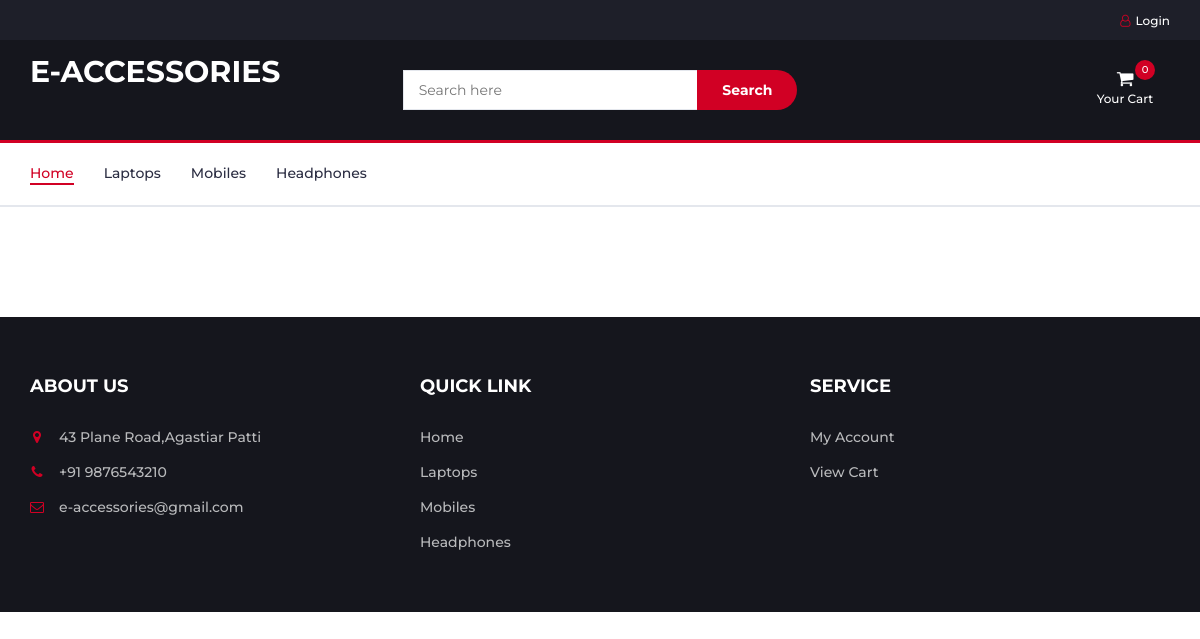
Screenshot of /products.php?category=Laptops with the database file from the repository.
### tables this page shows
CREATE TABLE `category` (
  `id` int(11) NOT NULL,
  `name` varchar(50) NOT NULL,
  `status` enum('1','0') NOT NULL,
  `is_childrens` enum('0','1') NOT NULL,
  `created_at` datetime NOT NULL,
  `updated_at` datetime NOT NULL DEFAULT current_timestamp()
);

### loader.php (called while the page is built, shortened)
<?php
require_once 'config.php';
require_once __DIR__.'/layouts/header.php';
?>

### config.php (called while the page is built, shortened)
<?php
$isUserActive=empty($_SESSION['active']) ?  $_SESSION['active']='0' : $_SESSION['active'];
?>

### functions/func-db.php (called while the page is built, shortened)
<?php
function dbQuery($query){
     global $conn;
    $result=mysqli_query($conn,$query);
    $data=array();
    if(mysqli_num_rows($result)>0){
        while($row=mysqli_fetch_object($result)){
            $data[]=$row;
        }
    }
    return $data;
}
?>

### products.php (the view, shortened to what this page needs)
<?php
include __DIR__."/loader.php";
?>
<div class="section">
   <div class="container">
      <div class="row">
         <div id="aside" class="col-md-3">
         </div>
         <div id="store" class="col-md-9">
            <div class="store-filter clearfix">
            </div>
         </div>
      </div>
   </div>
</div>
<?php
include __DIR__."/layouts/footer.php";
?>

### layouts/header.php (shortened to what this page needs)
<!DOCTYPE html>
<html lang="en">
	<head>
 		<link type="text/css" rel="stylesheet" href="assets/css/bootstrap.min.css"/>
 		<link type="text/css" rel="stylesheet" href="assets/css/slick.css"/>
 		<link type="text/css" rel="stylesheet" href="assets/css/slick-theme.css"/>
 		<link type="text/css" rel="stylesheet" href="assets/css/nouislider.min.css"/>
 		<link rel="stylesheet" href="assets/css/font-awesome.min.css">
 		<link type="text/css" rel="stylesheet" href="assets/css/style.css"/>
		<link rel="stylesheet" href="assets/css/sweetalert.css">
    </head>
	<body>
		<header>
			<div id="top-header">
				<div class="container">
					<ul class="header-links pull-right">
						<li>
							<?=$isUserActive ? '<a href="my-account.php"><i class="fa fa-user-o"></i> My Account</a>' : '<a href="login.php"><i class="fa fa-user-o"></i>Login</a>' ?>
						</li>
					</ul>
				</div>
			</div>
			<div id="header">
				<div class="container">
					<div class="row">
						<div class="col-md-3">
							<div class="header-logo">
								<a href="#" class="logo">
									<h2 style="color:#fff">E-ACCESSORIES</h2>
								</a>
							</div>
						</div>
						<div class="col-md-6 text-center">
							<div class="header-search">
								<form>
									<input class="input" id="search-product" placeholder="Search here">
									<button class="search-btn">Search</button>
								</form>
							</div>
						</div>
						<div class="col-md-3 clearfix">
							<div class="header-ctn">
								<div class="dropdown">
									<a  href="cart.php" aria-expanded="true">
										<i class="fa fa-shopping-cart"></i>
										<span>Your Cart</span>
										<div class="qty"><?=empty($_SESSION['cart']['products']) ? '0' : count($_SESSION['cart']['products'])?></div>
									</a>
								</div>
							</div>
						</div>
					</div>
				</div>
			</div>
		</header>
		<nav id="navigation">
			<div class="container">
				<div id="responsive-nav">
					<ul class="main-nav nav navbar-nav">
						<li class="active"><a href="index.php">Home</a></li>
						<?php foreach(dbQuery('SELECT * from `category` where status="1"') as $value ) {?>
						<li><a href="products.php?category=<?=$value->name?>"><?=$value->name?></a></li>
						<?php } ?>
					</ul>
				</div>
			</div>
		</nav>

### layouts/footer.php (shortened to what this page needs)
	<footer id="footer">
			<div class="section">
				<div class="container">
					<div class="row">
						<div class="col-md-4 col-xs-6">
							<div class="footer">
								<h3 class="footer-title">About Us</h3>
								<ul class="footer-links">
									<li><a href="#"><i class="fa fa-map-marker"></i>43 Plane Road,Agastiar Patti</a></li>
									<li><a href="#"><i class="fa fa-phone"></i>+91 9876543210</a></li>
									<li><a href="#"><i class="fa fa-envelope-o"></i>e-accessories@gmail.com</a></li>
								</ul>
							</div>
						</div>
						<div class="col-md-4 col-xs-6">
							<div class="footer">
								<h3 class="footer-title">QUICK LINK</h3>
								<ul class="footer-links">
									<li><a href="index.php">Home</a></li>
							<?php foreach(dbQuery('SELECT * from `category` where status="1"') as $value ) {?>
									<li><a href="products.php?category=<?=$value->name?>" target="_blank"><?=$value->name?></a></li>
							<?php } ?>
								</ul>
							</div>
						</div>
						<div class="col-md-4 col-xs-6">
							<div class="footer">
								<h3 class="footer-title">Service</h3>
								<ul class="footer-links">
									<li><a href="my-account.php">My Account</a></li>
									<li><a href="cart.php">View Cart</a></li>
								</ul>
							</div>
						</div>
					</div>
				</div>
			</div>
		</footer>
	</body>
</html>

### assets/css/style.css (style rules this page uses)
body { font-family: 'Montserrat', sans-serif; font-weight: 400; color: #333; }
h1, h2, h3, h4, h5, h6 { color: #2B2D42; font-weight: 700; margin: 0 0 10px; }
a { color: #2B2D42; font-weight: 500; -webkit-transition: 0.2s color; transition: 0.2s color; }
ul, ol { margin: 0; padding: 0; list-style: none }
.input { height: 40px; padding: 0px 15px; border: 1px solid #E4E7ED; background-color: #FFF; width: 100%; }
.section { padding-top: 30px; padding-bottom: 30px; }
#top-header { padding-top: 10px; padding-bottom: 10px; background-color: #1E1F29; }
.header-links li { display: inline-block; margin-right: 15px; font-size: 12px; }
.header-links li:last-child { margin-right: 0px; }
.header-links li a { color: #FFF; }
.header-links li i { color: #D10024; margin-right: 5px; }
#header { padding-top: 15px; padding-bottom: 15px; background-color: #15161D; }
.header-logo { float: left; }
.header-search { padding: 15px 0px; }
.header-search form { position: relative; }
.header-search form .input { width: calc(100% - 260px); margin-right: -4px; }
.header-search form .search-btn { height: 40px; width: 100px; background: #D10024; color: #FFF; font-weight: 700; border: none; border-radius: 0px 40px 40px 0px; }
.header-ctn { float: right; padding: 15px 0px; }
.header-ctn>div { display: inline-block; }
.header-ctn>div>a { display: block; position: relative; width: 90px; text-align: center; color: #FFF; }
.header-ctn>div>a>i { display: block; font-size: 18px; }
.header-ctn>div>a>span { font-size: 12px; }
.header-ctn>div>a>.qty { position: absolute; right: 15px; top: -10px; width: 20px; height: 20px; line-height: 20px; text-align: center; border-radius: 50%; font-size: 10px; color: #FFF; background-color: #D10024; }
#navigation { background: #FFF; border-bottom: 2px solid #E4E7ED; border-top: 3px solid #D10024; }
.main-nav>li+li { margin-left: 30px }
.main-nav>li>a { padding: 20px 0px; }
.main-nav>li>a:hover, .main-nav>li>a:focus, .main-nav>li.active>a { color: #D10024; background-color: transparent; }
.main-nav>li>a:after { content: ""; display: block; width: 0%; height: 2px; background-color: #D10024; -webkit-transition: 0.2s all; transition: 0.2s all; }
.main-nav>li>a:hover:after, .main-nav>li>a:focus:after, .main-nav>li.active>a:after { width: 100%; }
.store-filter { margin-bottom: 15px; margin-top: 15px; }
#footer { background: #15161D; color: #B9BABC; }
.footer { margin: 30px 0px; }
.footer .footer-title { color: #FFF; text-transform: uppercase; font-size: 18px; margin: 0px 0px 30px; }
.footer-links li+li { margin-top: 15px; }
.footer-links li a { color: #B9BABC; }
.footer-links li i { margin-right: 15px; color: #D10024; width: 14px; text-align: center; }

### products.php (style rules this page uses)
li.active>a { color:#fff; }

### rows the page displays
category: name "Laptops"
category: name "Mobiles"
category: name "Headphones"
